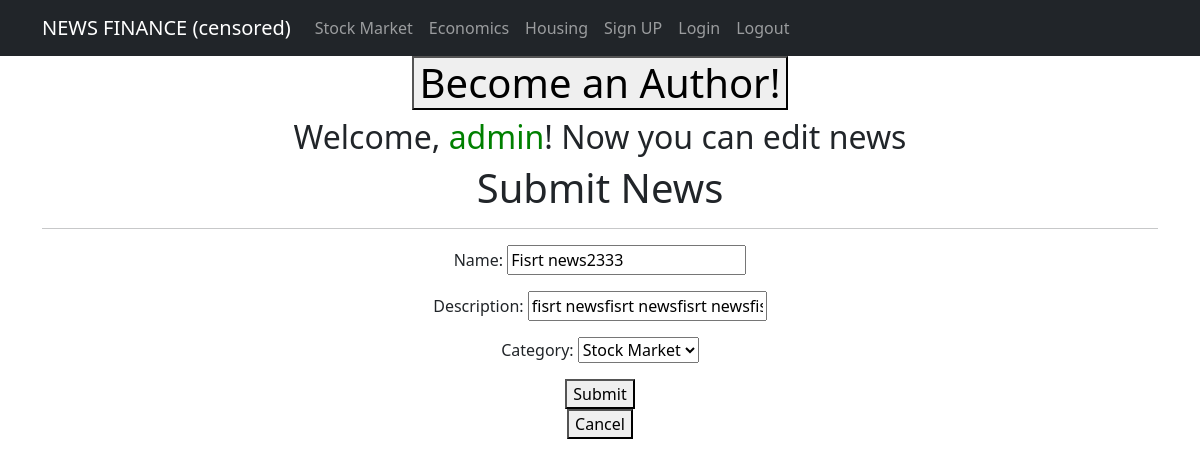
The app's page /news/53/edit/ (signed in), older data.
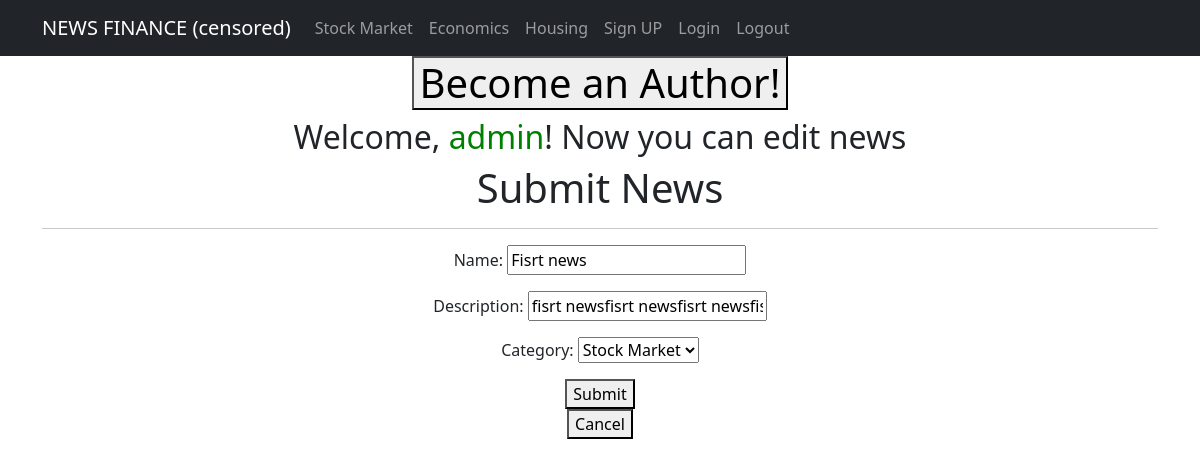
The same page, newer data.
### app/models.py (models this page shows, shortened)
class News(models.Model):
    name = models.CharField(max_length=150, unique=True)
    description = models.TextField()
    published_date = models.DateTimeField(default=timezone.now)
    category = models.ForeignKey(to='Category', on_delete=models.CASCADE, related_name='news')
    author = models.ForeignKey(User, on_delete=models.CASCADE, default=1)
    class Meta:
        verbose_name_plural = "News"

class Category(models.Model):
    name = models.CharField(max_length=100, unique=True)
    class Meta:
        verbose_name_plural = "Categories"
    def __str__(self):
        return self.name

### app/views.py (the view)
# urls.py: path('news/<int:pk>/edit/', NewsUpdate.as_view(), name='news_form'),
class NewsUpdate(LoginRequiredMixin, PermissionRequiredMixin, UpdateView):
    permission_required = ('app.change_news',)
    form_class = NewsForm
    model = News
    template_name = 'news_form.html'
    success_url = reverse_lazy('news_list')
    login_url = '/login/'  # URL to redirect to for login
    redirect_field_name = 'next'  # Field name for redirecting back to the original page after login

### app/forms.py
class NewsForm(forms.ModelForm):
    description = forms.CharField(min_length=20)    # can be defined in clean method
    class Meta:
        model = News
        fields = [
            'name',
            'description',
            'category',
        ]
    def clean(self):
        cleaned_data = super().clean()      # call the 'clean' method of the parent class
        description = cleaned_data.get('description')
        name = cleaned_data.get('name')
        if name == description:
            raise ValidationError({"name": "Name and Description must be different!"})
        if name[0].islower():
            raise ValidationError(
                "Name must begin with Capital letter"
            )
        return cleaned_data

### templates/news_form.html (shortened to what this page needs)
{% extends 'flatpages/default.html' %}
{% block content %}
<h1>Submit News</h1>
<hr>
<form method="post">
    {{ form.as_p }}
    <button type="submit">Submit</button>
</form>
{% if object.pk %}
    <a href="{% url 'news_detail' object.pk %}">
        <button type="button">Cancel</button>
    </a>
{% else %}
    <a href="{% url 'news_list' %}">
        <button type="button">Cancel</button>
    </a>
{% endif %}
{% endblock content %}

Row changes from the older to the newer data that the page shows:
changed News "fisrt newsfisrt newsfisrt newsfisrt newsfisrt news": name "Fisrt news2333" → "Fisrt news"
